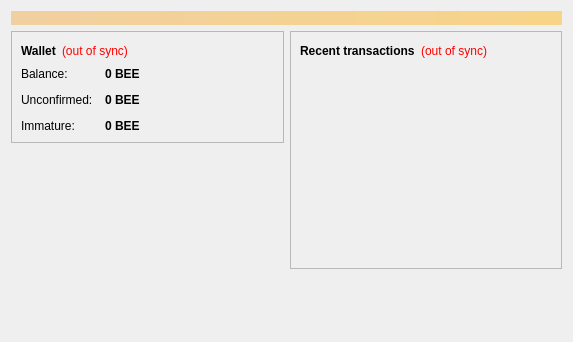
<?xml version="1.0" encoding="UTF-8"?>
<ui version="4.0">
 <class>OverviewPage</class>
 <widget class="QWidget" name="OverviewPage">
  <property name="geometry">
   <rect>
    <x>0</x>
    <y>0</y>
    <width>573</width>
    <height>342</height>
   </rect>
  </property>
  <property name="windowTitle">
   <string>Form</string>
  </property>
  <layout class="QVBoxLayout" name="topLayout">
   <item>
    <widget class="QLabel" name="labelAlerts">
     <property name="visible">
      <bool>false</bool>
     </property>
     <property name="styleSheet">
      <string notr="true">background-color: qlineargradient(x1: 0, y1: 0, x2: 1, y2: 0, stop:0 #F0D0A0, stop:1 #F8D488); color:#000000;</string>
     </property>
     <property name="wordWrap">
      <bool>true</bool>
     </property>
     <property name="margin">
      <number>3</number>
     </property>
    </widget>
   </item>
   <item>
    <layout class="QHBoxLayout" name="horizontalLayout" stretch="1,1">
     <item>
      <layout class="QVBoxLayout" name="verticalLayout_2">
       <item>
        <widget class="QFrame" name="frame">
         <property name="frameShape">
          <enum>QFrame::StyledPanel</enum>
         </property>
         <property name="frameShadow">
          <enum>QFrame::Raised</enum>
         </property>
         <layout class="QVBoxLayout" name="verticalLayout_4">
          <item>
           <layout class="QHBoxLayout" name="horizontalLayout_4">
            <item>
             <widget class="QLabel" name="label_5">
              <property name="font">
               <font>
                <weight>75</weight>
                <bold>true</bold>
               </font>
              </property>
              <property name="text">
               <string>Wallet</string>
              </property>
             </widget>
            </item>
            <item>
             <widget class="QLabel" name="labelWalletStatus">
              <property name="toolTip">
               <string>The displayed information may be out of date. Your wallet automatically synchronizes with the Beecoin network after a connection is established, but this process has not completed yet.</string>
              </property>
              <property name="styleSheet">
               <string notr="true">QLabel { color: red; }</string>
              </property>
              <property name="text">
               <string notr="true">(out of sync)</string>
              </property>
              <property name="alignment">
               <set>Qt::AlignLeading|Qt::AlignLeft|Qt::AlignVCenter</set>
              </property>
             </widget>
            </item>
            <item>
             <spacer name="horizontalSpacer_2">
              <property name="orientation">
               <enum>Qt::Horizontal</enum>
              </property>
              <property name="sizeHint" stdset="0">
               <size>
                <width>40</width>
                <height>20</height>
               </size>
              </property>
             </spacer>
            </item>
           </layout>
          </item>
          <item>
           <layout class="QFormLayout" name="formLayout_2">
            <property name="fieldGrowthPolicy">
             <enum>QFormLayout::AllNonFixedFieldsGrow</enum>
            </property>
            <property name="horizontalSpacing">
             <number>12</number>
            </property>
            <property name="verticalSpacing">
             <number>12</number>
            </property>
            <item row="0" column="0">
             <widget class="QLabel" name="label">
              <property name="text">
               <string>Balance:</string>
              </property>
             </widget>
            </item>
            <item row="0" column="1">
             <widget class="QLabel" name="labelBalance">
              <property name="font">
               <font>
                <weight>75</weight>
                <bold>true</bold>
               </font>
              </property>
              <property name="cursor">
               <cursorShape>IBeamCursor</cursorShape>
              </property>
              <property name="toolTip">
               <string>Your current balance</string>
              </property>
              <property name="text">
               <string notr="true">0 BEE</string>
              </property>
              <property name="textInteractionFlags">
               <set>Qt::LinksAccessibleByMouse|Qt::TextSelectableByKeyboard|Qt::TextSelectableByMouse</set>
              </property>
             </widget>
            </item>
            <item row="1" column="0">
             <widget class="QLabel" name="label_3">
              <property name="text">
               <string>Unconfirmed:</string>
              </property>
             </widget>
            </item>
            <item row="1" column="1">
             <widget class="QLabel" name="labelUnconfirmed">
              <property name="font">
               <font>
                <weight>75</weight>
                <bold>true</bold>
               </font>
              </property>
              <property name="cursor">
               <cursorShape>IBeamCursor</cursorShape>
              </property>
              <property name="toolTip">
               <string>Total of transactions that have yet to be confirmed, and do not yet count toward the current balance</string>
              </property>
              <property name="text">
               <string notr="true">0 BEE</string>
              </property>
              <property name="textInteractionFlags">
               <set>Qt::LinksAccessibleByMouse|Qt::TextSelectableByKeyboard|Qt::TextSelectableByMouse</set>
              </property>
             </widget>
            </item>
            <item row="2" column="0">
             <widget class="QLabel" name="labelImmatureText">
              <property name="text">
               <string>Immature:</string>
              </property>
             </widget>
            </item>
            <item row="2" column="1">
             <widget class="QLabel" name="labelImmature">
              <property name="font">
               <font>
                <weight>75</weight>
                <bold>true</bold>
               </font>
              </property>
              <property name="toolTip">
               <string>Mined balance that has not yet matured</string>
              </property>
              <property name="text">
               <string notr="true">0 BEE</string>
              </property>
              <property name="textInteractionFlags">
               <set>Qt::LinksAccessibleByMouse|Qt::TextSelectableByKeyboard|Qt::TextSelectableByMouse</set>
              </property>
             </widget>
            </item>
           </layout>
          </item>
         </layout>
        </widget>
       </item>
       <item>
        <spacer name="verticalSpacer">
         <property name="orientation">
          <enum>Qt::Vertical</enum>
         </property>
         <property name="sizeHint" stdset="0">
          <size>
           <width>20</width>
           <height>40</height>
          </size>
         </property>
        </spacer>
       </item>
      </layout>
     </item>
     <item>
      <layout class="QVBoxLayout" name="verticalLayout_3">
       <item>
        <widget class="QFrame" name="frame_2">
         <property name="frameShape">
          <enum>QFrame::StyledPanel</enum>
         </property>
         <property name="frameShadow">
          <enum>QFrame::Raised</enum>
         </property>
         <layout class="QVBoxLayout" name="verticalLayout">
          <item>
           <layout class="QHBoxLayout" name="horizontalLayout_2">
            <item>
             <widget class="QLabel" name="label_4">
              <property name="text">
               <string>&lt;b&gt;Recent transactions&lt;/b&gt;</string>
              </property>
             </widget>
            </item>
            <item>
             <widget class="QLabel" name="labelTransactionsStatus">
              <property name="toolTip">
               <string>The displayed information may be out of date. Your wallet automatically synchronizes with the Beecoin network after a connection is established, but this process has not completed yet.</string>
              </property>
              <property name="styleSheet">
               <string notr="true">QLabel { color: red; }</string>
              </property>
              <property name="text">
               <string notr="true">(out of sync)</string>
              </property>
              <property name="alignment">
               <set>Qt::AlignRight|Qt::AlignTrailing|Qt::AlignVCenter</set>
              </property>
             </widget>
            </item>
            <item>
             <spacer name="horizontalSpacer">
              <property name="orientation">
               <enum>Qt::Horizontal</enum>
              </property>
              <property name="sizeHint" stdset="0">
               <size>
                <width>40</width>
                <height>20</height>
               </size>
              </property>
             </spacer>
            </item>
           </layout>
          </item>
          <item>
           <widget class="QListView" name="listTransactions">
            <property name="styleSheet">
             <string notr="true">QListView { background: transparent; }</string>
            </property>
            <property name="frameShape">
             <enum>QFrame::NoFrame</enum>
            </property>
            <property name="verticalScrollBarPolicy">
             <enum>Qt::ScrollBarAlwaysOff</enum>
            </property>
            <property name="horizontalScrollBarPolicy">
             <enum>Qt::ScrollBarAlwaysOff</enum>
            </property>
            <property name="selectionMode">
             <enum>QAbstractItemView::NoSelection</enum>
            </property>
           </widget>
          </item>
         </layout>
        </widget>
       </item>
       <item>
        <spacer name="verticalSpacer_2">
         <property name="orientation">
          <enum>Qt::Vertical</enum>
         </property>
         <property name="sizeHint" stdset="0">
          <size>
           <width>20</width>
           <height>40</height>
          </size>
         </property>
        </spacer>
       </item>
      </layout>
     </item>
    </layout>
   </item>
  </layout>
 </widget>
 <resources/>
 <connections/>
</ui>
